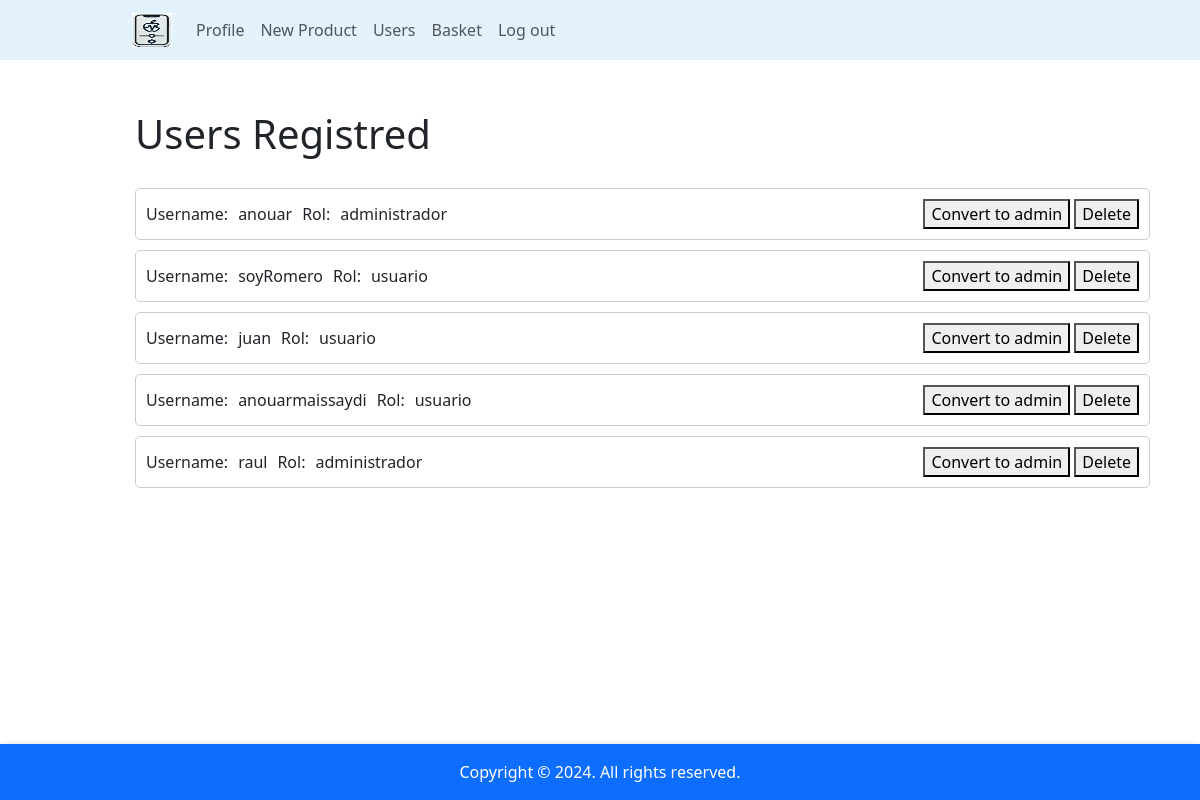
The page /root/public/html/panelusuarios.php (signed in) on the database its author committed.
### tables this page shows
CREATE TABLE `usuarios` (
  `id` int(11) NOT NULL,
  `username` varchar(20) NOT NULL,
  `password` varchar(255) NOT NULL,
  `admin` tinyint(1) NOT NULL,
  `email` text NOT NULL,
  `telefono` int(11) NOT NULL,
  `ubicacion` text NOT NULL,
  `nombrecompleto` text NOT NULL
);

### server/daos/procesar-ususarios.php (called while the page is built, shortened)
<?php
include_once 'coneccion.php';
function obtenerUsuarios() {
    global $conexion;
    $query = "SELECT id, username, admin FROM usuarios";
    $result = mysqli_query($conexion, $query);
    $usuarios = [];
    if ($result) {
        while ($row = mysqli_fetch_assoc($result)) {
            $usuarios[] = $row;
        }
    }
    return $usuarios;
}
?>

### root/public/html/panelusuarios.php (the view, shortened to what this page needs)
<?php
include_once '../../../server/daos/procesar-ususarios.php';
$usuarios = obtenerUsuarios();
?>
<!DOCTYPE html>
<html lang="en">
<head>
    <link rel="stylesheet" href="../thirdparty/web bootstrap/bootstrap-5.3.3-dist/css/bootstrap.min.css">
    <link rel="stylesheet" href="../css/styleadminusuarios.css">
    <link rel="stylesheet" href="../css/styleprod.css">
</head>
<body>
<nav class="navbar navbar-expand-lg" style="background-color: #e3f2fd; padding-left: 120px">
            <div class="container-fluid">
                <a class="navbar-brand" href="onceregistred.php">
                    <img src="../img/logotipo.jpg" alt="Logo" width="40" height="34">
                </a>
                <ul class="navbar-nav me-auto mb-2 mb-lg-0">
                    <li class="nav-item">
                        <a class="nav-link" href="profile.php">Profile</a>
                    </li>
                    <li class="nav-item">
                        <a class="nav-link" href="../html/formprod.php">New Product</a>
                    </li>
                    <li class="nav-item">
                        <a class="nav-link" href="../html/panelusuarios.php">Users</a>
                    </li>
                    <li class="nav-item">
                        <a class="nav-link" href="../html/basket.php">Basket</a>
                    </li>
                        <li class="nav-item">
                        <a class="nav-link" href="../../../server/daos/log_out.php">Log out</a>
                    </li>
                </ul>
            </div>
        </nav>
<div class="registrados" style=" padding-left: 85px;">
    <h1>Users Registred</h1>
    <div class="usuarios">
        <?php foreach ($usuarios as $usuario): ?>
            <div class="usuario-card">
                <div class="usuario-info">
                    <label>Username:</label>
                    <label name="username"><?php echo htmlspecialchars($usuario['username']); ?></label>
                    <label id="rol">Rol:</label>
                    <label name="admin"><?php echo $usuario['admin'] == 1 ? 'administrador' : 'usuario'; ?></label>
                </div>
                <div>
                    <form action="../../../server/daos/procesar-ususarios.php" method="POST" style="display:inline;">
                        <button type="submit" name="convertir_admin">Convert to admin</button>
                    </form>
                    <form action="../../../server/daos/procesar-ususarios.php" method="POST" style="display:inline;">
                        <button type="submit" name="eliminar_usuario" onclick="return confirm('¿Estás seguro de que quieres eliminar este usuario?')">Delete</button>
                    </form>
                </div>
            </div>
        <?php endforeach; ?>
    </div>
</div>
<footer class="footer bg-primary text-white text-center py-3">
    <div class="container">
        <p class="mb-0">Copyright © 2024. All rights reserved.</p>
    </div>
</footer>
</body>
</html>

### root/public/css/styleadminusuarios.css (style rules this page uses)
.registrados { margin: 50px; }
.registrados h1 { margin-bottom: 30px; }
.usuarios { display: flex; flex-direction: column; gap: 10px; }
.usuario-card { border: 1px solid #ccc; padding: 10px; border-radius: 5px; display: flex; align-items: center; justify-content: space-between; }
.usuario-info { display: flex; gap: 10px; }

### root/public/css/styleprod.css (style rules this page uses)
.footer { position: fixed; bottom: 0; width: 100%; padding: 10px 0; background-color: #007bff; color: white; box-shadow: 0 -1px 5px rgba(0, 0, 0, 0.1); z-index: 10; }

### rows shown on the page
usuarios: username "anouar", admin "administrador"
usuarios: username "soyRomero", admin "usuario"
usuarios: username "juan", admin "usuario"
usuarios: username "anouarmaissaydi", admin "usuario"
usuarios: username "raul", admin "administrador"
